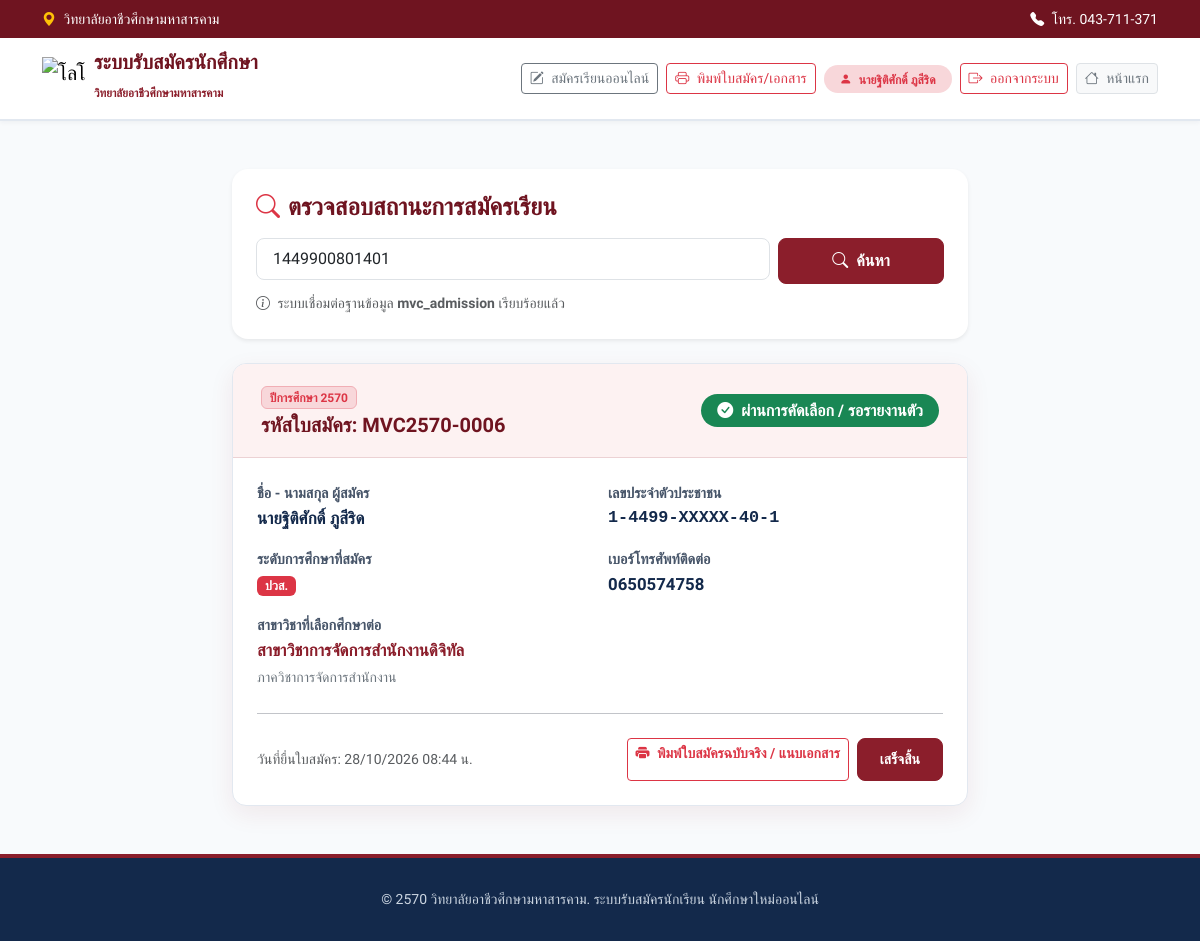
The page /status.php?citizen_id=1449900801401 (signed in) on the database its author committed.
### tables this page shows
CREATE TABLE `applicants` (
  `id` int(11) NOT NULL,
  `citizen_id` varchar(13) NOT NULL COMMENT 'เลขบัตรประจำตัวประชาชน 13 หลัก',
  `application_no` varchar(20) NOT NULL COMMENT 'รหัสใบสมัคร เช่น MVC2570-0001',
  `round_id` int(11) DEFAULT 1 COMMENT 'รหัสรอบการรับสมัคร (admission_rounds.id)',
  `admission_round` varchar(150) DEFAULT 'รอบโควตากรณีพิเศษและโควตาสถานศึกษาเดิม',
  `quota_type` varchar(100) DEFAULT NULL COMMENT 'ประเภทโควตา/รอบย่อย',
  `academic_year` varchar(10) DEFAULT '2570',
  `education_level` enum('ปวช.','ปวส.','ปริญญาตรี') NOT NULL,
  `program_id` int(11) NOT NULL,
  `pvs_type` varchar(100) DEFAULT NULL COMMENT 'ประเภท ปวส. (ปกติ / ทวิภาคี / ม.6 / ออนไลน์)',
  `prefix` varchar(20) NOT NULL COMMENT 'คำนำหน้า เช่น นาย, นางสาว',
  `first_name` varchar(100) NOT NULL,
  `last_name` varchar(100) NOT NULL,
  `gender` enum('male','female','other') DEFAULT 'other',
  `birthdate` date DEFAULT NULL,
  `age` int(11) DEFAULT NULL,
  `nationality` varchar(50) DEFAULT 'ไทย',
  `religion` varchar(50) DEFAULT 'พุทธ',
  `addr_no` varchar(50) DEFAULT NULL,
  `addr_moo` varchar(20) DEFAULT NULL,
  `addr_soi` varchar(100) DEFAULT NULL,
  `addr_road` varchar(100) DEFAULT NULL,
  `addr_subdistrict` varchar(100) DEFAULT NULL,
  `addr_district` varchar(100) DEFAULT NULL,
  `addr_province` varchar(100) DEFAULT NULL,
  `addr_zipcode` varchar(10) DEFAULT NULL,
  `address` text DEFAULT NULL,
  `phone` varchar(20) NOT NULL,
  `email` varchar(100) DEFAULT NULL,
  `password` varchar(255) DEFAULT NULL,
  `parent_name` varchar(200) DEFAULT NULL,
  `parent_phone` varchar(20) DEFAULT NULL,
  `father_prefix` varchar(30) DEFAULT NULL,
  `father_firstname` varchar(100) DEFAULT NULL,
  `father_lastname` varchar(100) DEFAULT NULL,
  `father_occupation` varchar(100) DEFAULT NULL,
  `father_phone` varchar(20) DEFAULT NULL,
  `mother_prefix` varchar(30) DEFAULT NULL,
  `mother_firstname` varchar(100) DEFAULT NULL,
  `mother_lastname` varchar(100) DEFAULT NULL,
  `mother_occupation` varchar(100) DEFAULT NULL,
  `mother_phone` varchar(20) DEFAULT NULL,
  `prev_level` varchar(50) DEFAULT NULL COMMENT 'วุฒิการศึกษาเดิม (ม.3, ม.6, กศน., ปวช.3, ปวส.2)',
  `previous_school` varchar(200) DEFAULT NULL COMMENT 'สถานศึกษาเดิม',
  `prev_subdistrict` varchar(100) DEFAULT NULL,
  `prev_district` varchar(100) DEFAULT NULL,
  `prev_province` varchar(100) DEFAULT NULL,
  `prev_zipcode` varchar(10) DEFAULT NULL,
  `prev_phone` varchar(20) DEFAULT NULL,
  `prev_major` varchar(150) DEFAULT NULL,
  `gpa` decimal(3,2) DEFAULT NULL COMMENT 'เกรดเฉลี่ยสะสม',
  `special_ability` text DEFAULT NULL,
  `file_photo` varchar(255) DEFAULT NULL,
  `file_transcript` varchar(255) DEFAULT NULL,
  `file_idcard` varchar(255) DEFAULT NULL,
  `pdpa_consent` tinyint(1) DEFAULT 1,
  `status` enum('pending','approved','rejected','document_incomplete','paid') DEFAULT 'pending' COMMENT 'สถานะการสมัคร',
  `status_note` text DEFAULT NULL COMMENT 'หมายเหตุจากงานทะเบียน',
  `created_at` timestamp NOT NULL DEFAULT current_timestamp(),
  `updated_at` timestamp NOT NULL DEFAULT current_timestamp() ON UPDATE current_timestamp()
);

CREATE TABLE `programs` (
  `id` int(11) NOT NULL,
  `dept_id` int(11) NOT NULL,
  `program_code` varchar(20) NOT NULL,
  `program_name` varchar(150) NOT NULL,
  `education_level` enum('ปวช.','ปวส.','ปริญญาตรี') NOT NULL,
  `academic_year` varchar(10) NOT NULL DEFAULT '2570',
  `seats_available` int(11) DEFAULT 40,
  `status` enum('open','closed') DEFAULT 'open',
  `created_at` timestamp NOT NULL DEFAULT current_timestamp()
);

CREATE TABLE `departments` (
  `id` int(11) NOT NULL,
  `dept_code` varchar(20) NOT NULL,
  `dept_name` varchar(150) NOT NULL,
  `description` text DEFAULT NULL,
  `academic_year` varchar(10) NOT NULL DEFAULT '2570',
  `created_at` timestamp NOT NULL DEFAULT current_timestamp()
);

### status.php (the view, shortened to what this page needs)
<?php
require_once __DIR__ . '/config/database.php';
$citizen_id = isset($_GET['citizen_id']) ? preg_replace('/[^0-9]/', '', $_GET['citizen_id']) : '';
$applicant = null;
$searched = false;
if (!empty($citizen_id)) {
    $searched = true;
    if (strlen($citizen_id) === 13) {
        try {
            $stmt = $pdo->prepare("
                SELECT
                    a.*,
                    p.program_name,
                    p.program_code,
                    d.dept_name
                FROM applicants a
                LEFT JOIN programs p ON a.program_id = p.id
                LEFT JOIN departments d ON p.dept_id = d.id
                WHERE a.citizen_id = :citizen_id
                LIMIT 1
            ");
            $stmt->execute([':citizen_id' => $citizen_id]);
            $applicant = $stmt->fetch();
        } catch (PDOException $e) {
            $error_message = "เกิดข้อผิดพลาดในการดึงข้อมูล: " . $e->getMessage();
        }
    } else {
        $error_message = "กรุณากรอกเลขประจำตัวประชาชนให้ครบถ้วน 13 หลัก";
    }
}
function getStatusBadge($status) {
    switch ($status) {
        case 'approved':
            return ['text' => 'ผ่านการคัดเลือก / รอรายงานตัว', 'class' => 'bg-success text-white', 'icon' => 'bi-check-circle-fill'];
    }
}
?>
<!DOCTYPE html>
<html lang="th">
<head>
  <link href="https://cdn.jsdelivr.net/npm/bootstrap@5.3.3/dist/css/bootstrap.min.css" rel="stylesheet">
  <link rel="stylesheet" href="https://cdn.jsdelivr.net/npm/bootstrap-icons@1.11.3/font/bootstrap-icons.min.css">
</head>
<body>
  <header class="topbar py-2">
    <div class="container d-flex justify-content-between align-items-center flex-wrap gap-2">
      <div>
        <i class="bi bi-geo-alt-fill text-warning me-1"></i>
        <span>วิทยาลัยอาชีวศึกษามหาสารคาม</span>
      </div>
      <div>
        <span><i class="bi bi-telephone-fill me-1"></i> โทร. 043-711-371</span>
      </div>
    </div>
  </header>
  <nav class="navbar navbar-expand-lg sticky-top">
    <div class="container">
      <a class="navbar-brand d-flex align-items-center gap-2 text-decoration-none" href="index.php">
        <img src="img/Logo-W.png" alt="โลโก้" class="brand-logo-img">
        <div>
          <div style="font-weight: 700; color: var(--color-primary-deep); line-height: 1.15;">ระบบรับสมัครนักศึกษา</div>
          <small style="font-size: 0.725rem; font-weight: 600; color: var(--color-primary);">วิทยาลัยอาชีวศึกษามหาสารคาม</small>
        </div>
      </a>
      <div class="d-flex align-items-center gap-2 flex-wrap">
        <a href="register.php" class="btn btn-outline-secondary btn-sm">
          <i class="bi bi-pencil-square me-1"></i> สมัครเรียนออนไลน์
        </a>
        <a href="print_application.php<?= !empty($citizen_id) ? '?search=' . urlencode($citizen_id) : '' ?>" class="btn btn-outline-danger btn-sm">
          <i class="bi bi-printer me-1"></i> พิมพ์ใบสมัคร/เอกสาร
        </a>
        <?php if (isset($_SESSION['logged_in']) && $_SESSION['logged_in'] === true): ?>
          <?php if (($_SESSION['user_type'] ?? '') === 'admin'): ?>
            <a href="admin.php" class="btn btn-danger btn-sm" style="background-color: var(--color-primary); border-color: var(--color-primary);">
              <i class="bi bi-speedometer2 me-1"></i> แดชบอร์ดแอดมิน
            </a>
          <?php else: ?>
            <span class="badge bg-danger-subtle text-danger px-3 py-2 rounded-pill d-none d-sm-inline-block">
              <i class="bi bi-person-fill me-1"></i> <?= htmlspecialchars($_SESSION['user_name'] ?? 'ผู้สมัคร') ?>
            </span>
          <?php endif; ?>
          <a href="logout.php" class="btn btn-outline-danger btn-sm">
            <i class="bi bi-box-arrow-right me-1"></i> ออกจากระบบ
          </a>
        <?php else: ?>
          <a href="login.php" class="btn btn-outline-danger btn-sm">
            <i class="bi bi-person-fill me-1"></i> เข้าสู่ระบบ
          </a>
        <?php endif; ?>
        <a href="index.php" class="btn btn-light btn-sm border text-secondary">
          <i class="bi bi-house me-1"></i> หน้าแรก
        </a>
      </div>
    </div>
  </nav>
  <main class="container py-5">
    <div class="row justify-content-center">
      <div class="col-lg-8">
        <div class="card border-0 shadow-sm rounded-4 p-4 mb-4">
          <h4 class="fw-bold mb-3" style="color: var(--color-primary-deep);">
            <i class="bi bi-search text-danger me-2"></i>ตรวจสอบสถานะการสมัครเรียน
          </h4>
          <form action="status.php" method="GET" class="row g-2">
            <div class="col-md-9">
              <input
                type="text"
                name="citizen_id"
                class="form-control form-control-lg fs-6"
                placeholder="กรอกเลขประจำตัวประชาชน 13 หลัก"
                maxlength="13"
                value="<?= htmlspecialchars($citizen_id) ?>"
                inputmode="numeric"
                oninput="this.value = this.value.replace(/[^0-9]/g, '').slice(0, 13);"
                required
              >
            </div>
            <div class="col-md-3">
              <button type="submit" class="btn btn-admission w-100 h-100">
                <i class="bi bi-search me-1"></i> ค้นหา
              </button>
            </div>
          </form>
          <div class="small text-muted mt-2">
            <i class="bi bi-info-circle me-1"></i> ระบบเชื่อมต่อฐานข้อมูล <strong>mvc_admission</strong> เรียบร้อยแล้ว
          </div>
        </div>
        <?php if ($searched && $applicant): ?>
          <?php $badge = getStatusBadge($applicant['status']); ?>
          <div class="status-card">
            <div class="status-card-header d-flex justify-content-between align-items-center flex-wrap gap-2">
              <div>
                <span class="badge bg-danger-subtle text-danger border border-danger-subtle mb-1">
                  ปีการศึกษา <?= htmlspecialchars($applicant['academic_year']) ?>
                </span>
                <h5 class="fw-bold mb-0" style="color: var(--color-primary-deep);">
                  รหัสใบสมัคร: <?= htmlspecialchars($applicant['application_no']) ?>
                </h5>
              </div>
              <span class="badge <?= $badge['class'] ?> px-3 py-2 fs-6 rounded-pill">
                <i class="bi <?= $badge['icon'] ?> me-1"></i> <?= $badge['text'] ?>
              </span>
            </div>
            <div class="p-4">
              <div class="row g-3">
                <div class="col-md-6">
                  <div class="info-label">ชื่อ - นามสกุล ผู้สมัคร</div>
                  <div class="info-value">
                    <?= htmlspecialchars($applicant['prefix'] . $applicant['first_name'] . ' ' . $applicant['last_name']) ?>
                  </div>
                </div>
                <div class="col-md-6">
                  <div class="info-label">เลขประจำตัวประชาชน</div>
                  <div class="info-value font-monospace">
                    <?= htmlspecialchars(substr($applicant['citizen_id'], 0, 1) . '-' . substr($applicant['citizen_id'], 1, 4) . '-XXXXX-' . substr($applicant['citizen_id'], 10, 2) . '-' . substr($applicant['citizen_id'], 12, 1)) ?>
                  </div>
                </div>
                <div class="col-md-6">
                  <div class="info-label">ระดับการศึกษาที่สมัคร</div>
                  <div class="info-value">
                    <span class="badge bg-danger text-white px-2 py-1"><?= htmlspecialchars($applicant['education_level']) ?></span>
                  </div>
                </div>
                <div class="col-md-6">
                  <div class="info-label">เบอร์โทรศัพท์ติดต่อ</div>
                  <div class="info-value"><?= htmlspecialchars($applicant['phone']) ?></div>
                </div>
                <div class="col-12">
                  <div class="info-label">สาขาวิชาที่เลือกศึกษาต่อ</div>
                  <div class="info-value text-primary fw-bold" style="color: var(--color-primary) !important;">
                    <?= htmlspecialchars($applicant['program_name'] ?? 'ไม่ระบุ') ?>
                  </div>
                  <small class="text-secondary"><?= htmlspecialchars($applicant['dept_name'] ?? '') ?></small>
                </div>
              </div>
              <hr class="my-4">
              <div class="d-flex justify-content-between align-items-center flex-wrap gap-2">
                <small class="text-muted">
                  วันที่ยื่นใบสมัคร: <?= date('d/m/Y H:i น.', strtotime($applicant['created_at'])) ?>
                </small>
                <div class="d-flex gap-2 flex-wrap">
                  <a href="print_application.php?search=<?= urlencode($applicant['citizen_id']) ?>" class="btn btn-outline-danger btn-sm fw-semibold">
                    <i class="bi bi-printer-fill me-1"></i> พิมพ์ใบสมัครฉบับจริง / แนบเอกสาร
                  </a>
                  <a href="index.php" class="btn btn-admission btn-sm">
                    เสร็จสิ้น
                  </a>
                </div>
              </div>
            </div>
          </div>
        <?php endif; ?>
      </div>
    </div>
  </main>
  <footer>
    <div class="container text-center small">
      &copy; 2570 วิทยาลัยอาชีวศึกษามหาสารคาม. ระบบรับสมัครนักเรียน นักศึกษาใหม่ออนไลน์
    </div>
  </footer>
</body>
</html>

### status.php (style rules this page uses)
:root { --color-primary: #8B1E2B; --color-primary-deep: #6F1420; --color-primary-tint: #FDF2F2; --color-secondary-deep: #13294B; --color-bg: #F8FAFC; --color-surface: #FFFFFF; --color-text-primary: #0F172A; --color-text-secondary: #475569; --color-border-light: #E2E8F0; }
body { font-family: 'Sarabun', sans-serif; color: var(--color-text-primary); background-color: var(--color-bg); line-height: 1.6; min-height: 100dvh; overflow-x: hidden; display: flex; flex-direction: column; }
.topbar { background-color: var(--color-primary-deep); color: #FFFFFF; font-size: 0.875rem; }
.navbar { background-color: var(--color-surface); border-bottom: 2px solid var(--color-border-light); box-shadow: 0 2px 4px rgba(15, 23, 42, 0.04); }
.brand-logo-img { width: 44px; height: 44px; aspect-ratio: 1 / 1; object-fit: contain; }
.status-card { background-color: var(--color-surface); border: 1px solid var(--color-border-light); border-radius: 14px; box-shadow: 0 8px 24px rgba(139, 30, 43, 0.08); overflow: hidden; }
.status-card-header { background-color: var(--color-primary-tint); border-bottom: 1px solid rgba(139, 30, 43, 0.15); padding: 20px 28px; }
.btn-admission { background-color: var(--color-primary); color: #FFFFFF; font-weight: 600; border-radius: 8px; padding: 10px 22px; border: 1px solid var(--color-primary); text-decoration: none; transition: all 0.2s ease; }
.info-label { font-weight: 600; color: var(--color-text-secondary); font-size: 0.9rem; }
.info-value { font-weight: 600; color: var(--color-secondary-deep); font-size: 1.05rem; text-align: left; word-break: break-word; overflow-wrap: anywhere; }
footer { margin-top: auto; background-color: var(--color-secondary-deep); color: #CBD5E1; padding: 30px 0; border-top: 4px solid var(--color-primary); }

### rows shown on the page
applicants: academic_year "2570", application_no "MVC2570-0006", status "ผ่านการคัดเลือก / รอรายงานตัว", prefix+first_name+last_name "นายฐิติศักดิ์ ภูสีริด", citizen "1-4499-XXXXX-40-1", education_level "ปวส.", phone "0650574758", program.program_name "สาขาวิชาการจัดการสำนักงานดิจิทัล", departments.dept_name "ภาควิชาการจัดการสำนักงาน", created_at "28/10/2026 08:44 น."

### other values the page prints
$_SESSION['user_name'] "นายฐิติศักดิ์ ภูสีริด"
